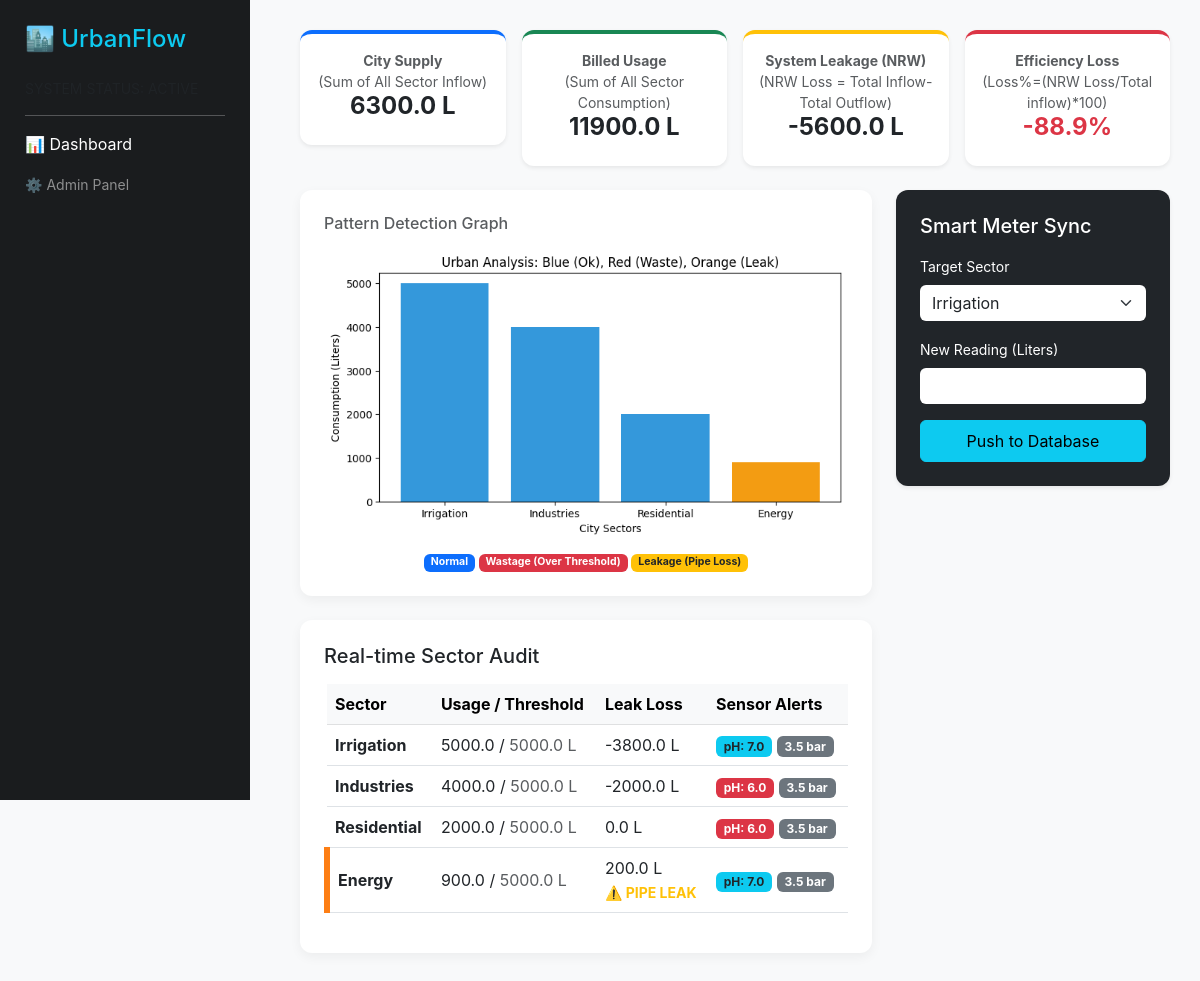
The page / on the database its author committed.
### water_monitor/models.py (models this page shows, shortened)
class WaterSector(models.Model):
    sector_name = models.CharField(max_length=100)
    inflow_liters = models.FloatField(default=0.0)      # Water sent to sector
    consumption_liters = models.FloatField(default=0.0) # Water billed/used
    threshold = models.FloatField(default=5000.0)
    pressure_bar = models.FloatField(default=3.5)       # Standard 3-5 bar
    ph_level = models.FloatField(default=7.0)           # Neutral 7.0

### water_monitor/views.py (the view, shortened to what this page needs)
# urls.py: path('', views.dashboard, name='dashboard'),
def dashboard(request):
    sectors = WaterSector.objects.all()
    df = pd.DataFrame(list(sectors.values()))
    sector_data = []
    stats = {'total_inflow': 0, 'total_outflow': 0, 'nrw_loss': 0}
    graph = None
    if not df.empty:
        total_in = df['inflow_liters'].sum()
        total_out = df['consumption_liters'].sum()
        nrw = total_in - total_out
        stats = {
            'total_inflow': total_in,
            'total_outflow': total_out,
            'nrw_loss': round(nrw, 2),
            'loss_percent': round((nrw / total_in * 100), 1) if total_in > 0 else 0
        }
        for s in sectors:
            usage = float(s.consumption_liters)
            limit = float(s.threshold)
            loss = s.inflow_liters - usage
            is_leak = loss > (s.inflow_liters * 0.15)
            is_over_limit = usage > limit
            sector_data.append({
                'id': s.id,
                'name': s.sector_name, # Ensure this matches your model field
                'usage': usage,
                'limit': limit,
                'loss': round(loss, 2),
                'ph': s.ph_level,
                'pressure': s.pressure_bar,
                'leak_alert': is_leak,
                'threshold_alert': is_over_limit,
                'quality_alert': not (6.5 <= s.ph_level <= 8.5),
                'pressure_alert': s.pressure_bar < 2.0 or s.pressure_bar > 6.0,
            })
        plt.figure(figsize=(8, 4))
        colors = []
        for item in sector_data:
            if item['threshold_alert']: colors.append('#e74c3c') # Red
            elif item['leak_alert']: colors.append('#f39c12')   # Orange
            else: colors.append('#3498db')                      # Blue
        plt.bar([s.sector_name for s in sectors], [s.consumption_liters for s in sectors], color=colors)
        plt.title('Urban Analysis: Blue (Ok), Red (Waste), Orange (Leak)')
        plt.xlabel('City Sectors')
        plt.ylabel('Consumption (Liters)')
        buffer = io.BytesIO()
        plt.savefig(buffer, format='png', bbox_inches='tight')
        graph = base64.b64encode(buffer.getvalue()).decode()
        plt.close()
    return render(request, 'dashboard.html', {
        'sector_data': sector_data,
        'graph': graph,
        'stats': stats,
        'sectors': sectors
    })

### water_monitor/templates/dashboard.html (shortened to what this page needs)
<!DOCTYPE html>
<html lang="en">
<head>
    <link href="https://cdn.jsdelivr.net/npm/bootstrap@5.3.0/dist/css/bootstrap.min.css" rel="stylesheet">
</head>
<body>
    <div class="sidebar">
        <h4 class="text-info mb-4"><bold>🏙️ UrbanFlow </bold> </h4>
        <p class="small text-muted">SYSTEM STATUS: ACTIVE</p>
        <hr>
        <div class="mb-3">📊 Dashboard</div>
        <a href="/admin" class="text-white-50 text-decoration-none small">⚙️ Admin Panel</a>
    </div>
    <div class="main">
        <div class="row g-3 mb-4">
            <div class="col-md-3">
                <div class="card p-3 shadow-sm border-top border-primary border-4 text-center">
                    <small class="text-muted"><b>City Supply</b><br>(Sum of All Sector Inflow)</small>
                    <h4 class="fw-bold">{{ stats.total_inflow }} L</h4>
                </div>
            </div>
            <div class="col-md-3">
                <div class="card p-3 shadow-sm border-top border-success border-4 text-center">
                    <small class="text-muted"><b>Billed Usage</b><br>(Sum of All Sector Consumption)</small>
                    <h4 class="fw-bold">{{ stats.total_outflow }} L</h4>
                </div>
            </div>
            <div class="col-md-3">
                <div class="card p-3 shadow-sm border-top border-warning border-4 text-center">
                    <small class="text-muted"><b>System Leakage (NRW)</b><br>(NRW Loss = Total Inflow-Total Outflow)</small>
                    <h4 class="fw-bold">{{ stats.nrw_loss }} L</h4>
                </div>
            </div>
            <div class="col-md-3">
                <div class="card p-3 shadow-sm border-top border-danger border-4 text-center">
                    <small class="text-muted"><b>Efficiency Loss</b><br>(Loss%=(NRW Loss/Total inflow)*100)</small>
                    <h4 class="fw-bold text-danger">{{ stats.loss_percent }}%</h4>
                </div>
            </div>
        </div>
        <div class="row">
            <div class="col-md-8">
                <div class="card p-4 mb-4">
                    <h6 class="text-muted mb-3">Pattern Detection Graph</h6>
                    <img class="img-fluid rounded">
                    <div class="mt-2 small text-center">
                        <span class="badge bg-primary">Normal</span>
                        <span class="badge bg-danger">Wastage (Over Threshold)</span>
                        <span class="badge bg-warning text-dark">Leakage (Pipe Loss)</span>
                    </div>
                </div>
                <div class="card p-4">
                    <h5 class="mb-3">Real-time Sector Audit</h5>
                    <table class="table align-middle">
                        <thead class="table-light">
                            <tr>
                                <th>Sector</th>
                                <th>Usage / Threshold</th>
                                <th>Leak Loss</th>
                                <th>Sensor Alerts</th>
                            </tr>
                        </thead>
                        <tbody>
                            {% for item in sector_data %}
                            <tr class="{% if item.threshold_alert %}alert-waste{% elif item.leak_alert %}alert-leak{% endif %}">
                                <td><strong>{{ item.name }}</strong></td>
                                <td>
                                    {{ item.usage }} / <span class="text-muted">{{ item.limit }} L</span>
                                </td>
                                <td>
                                    {{ item.loss }} L
                                    {% if item.leak_alert %}<br><small class="text-warning fw-bold">⚠️ PIPE LEAK</small>{% endif %}
                                </td>
                                <td>
                                    <span class="badge {% if item.quality_alert %}bg-danger{% else %}bg-info text-dark{% endif %}">pH: {{ item.ph }}</span>
                                    <span class="badge {% if item.pressure_alert %}bg-danger{% else %}bg-secondary{% endif %}">{{ item.pressure }} bar</span>
                                </td>
                            </tr>
                            {% endfor %}
                        </tbody>
                    </table>
                </div>
            </div>
            <div class="col-md-4">
                <div class="card p-4 shadow-sm mb-4 bg-dark text-white">
                    <h5 class="mb-3">Smart Meter Sync</h5>
                    <form method="POST">
                        <div class="mb-3">
                            <label class="form-label small">Target Sector</label>
                            <select name="sector_id" class="form-select border-0">
                                {% for s in sectors %}<option value="{{ s.id }}">{{ s.sector_name }}</option>{% endfor %}
                            </select>
                        </div>
                        <div class="mb-3">
                            <label class="form-label small">New Reading (Liters)</label>
                            <input type="number" name="usage" class="form-control border-0" required>
                        </div>
                        <button class="btn btn-info w-100 py-2">Push to Database</button>
                    </form>
                </div>
            </div>
        </div>
    </div>
</body>
</html>

### water_monitor/templates/dashboard.html (style rules this page uses)
body { background: #f8f9fa; font-family: 'Inter', sans-serif; }
.sidebar { height: 100vh; background: #1a1c1e; color: white; position: fixed; width: 250px; padding: 25px; }
.main { margin-left: 270px; padding: 30px; }
.card { border: none; border-radius: 12px; transition: transform 0.2s; box-shadow: 0 4px 12px rgba(0,0,0,0.05); }
.alert-leak { border-left: 6px solid #fd7e14; background-color: #fffaf0; }

### rows shown on the page
WaterSector: name "Irrigation", usage "5000.0", limit "5000.0", ph "7.0", pressure "3.5"
WaterSector: name "Industries", usage "4000.0", limit "5000.0", ph "6.0", pressure "3.5"
WaterSector: name "Residential", usage "2000.0", limit "5000.0", ph "6.0", pressure "3.5"
WaterSector: name "Energy", usage "900.0", limit "5000.0", ph "7.0", pressure "3.5"

### other values the page prints
{{ stats.total_inflow }} "6300.0"
{{ stats.total_outflow }} "11900.0"
{{ stats.nrw_loss }} "-5600.0"
{{ stats.loss_percent }} "-88.9"
{{ item.loss }} "-3800.0" "-2000.0" "0.0" "200.0"
form field sector_id "Irrigation"
